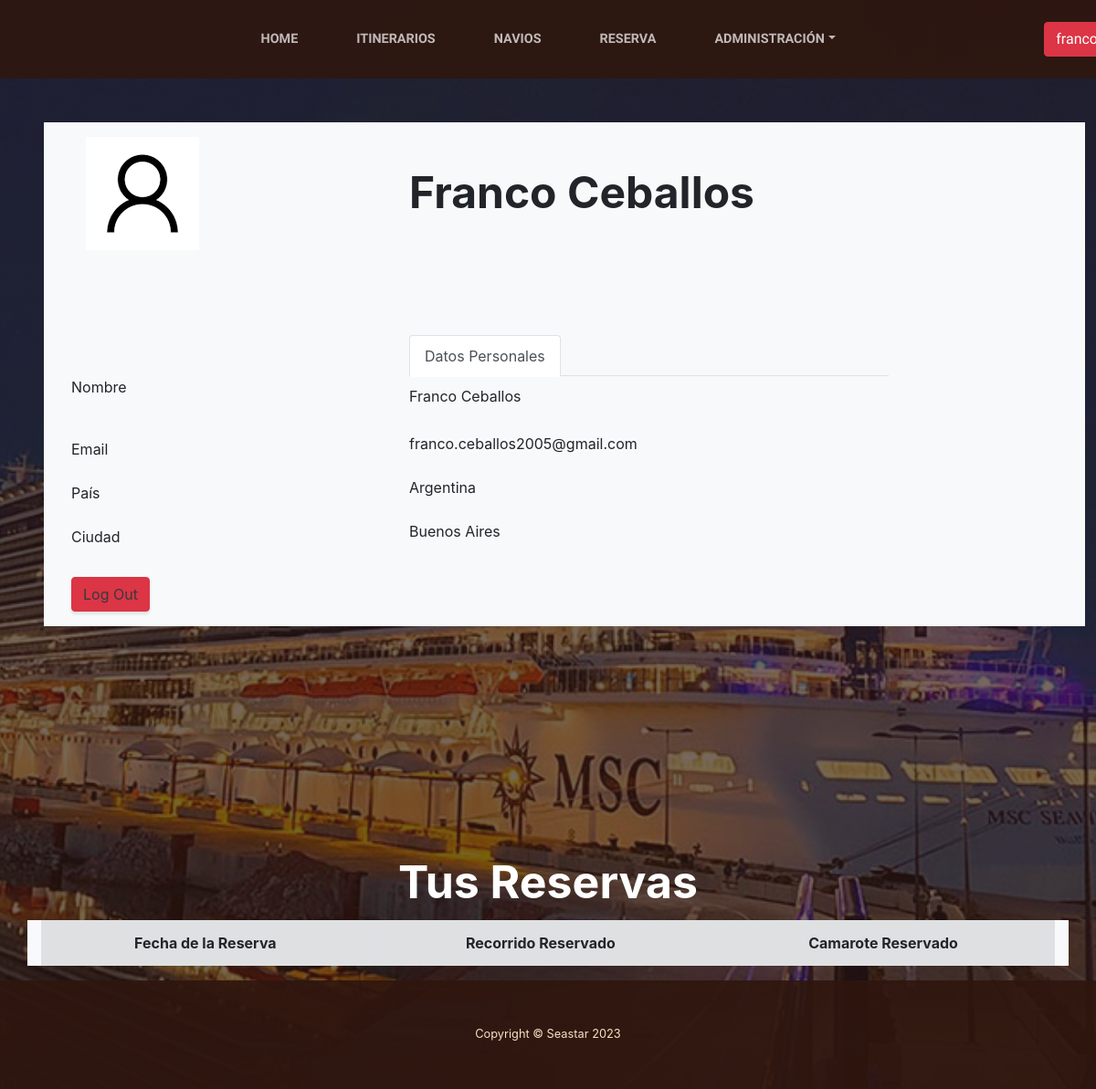
Page /profile.html (signed in) on the earlier database version.
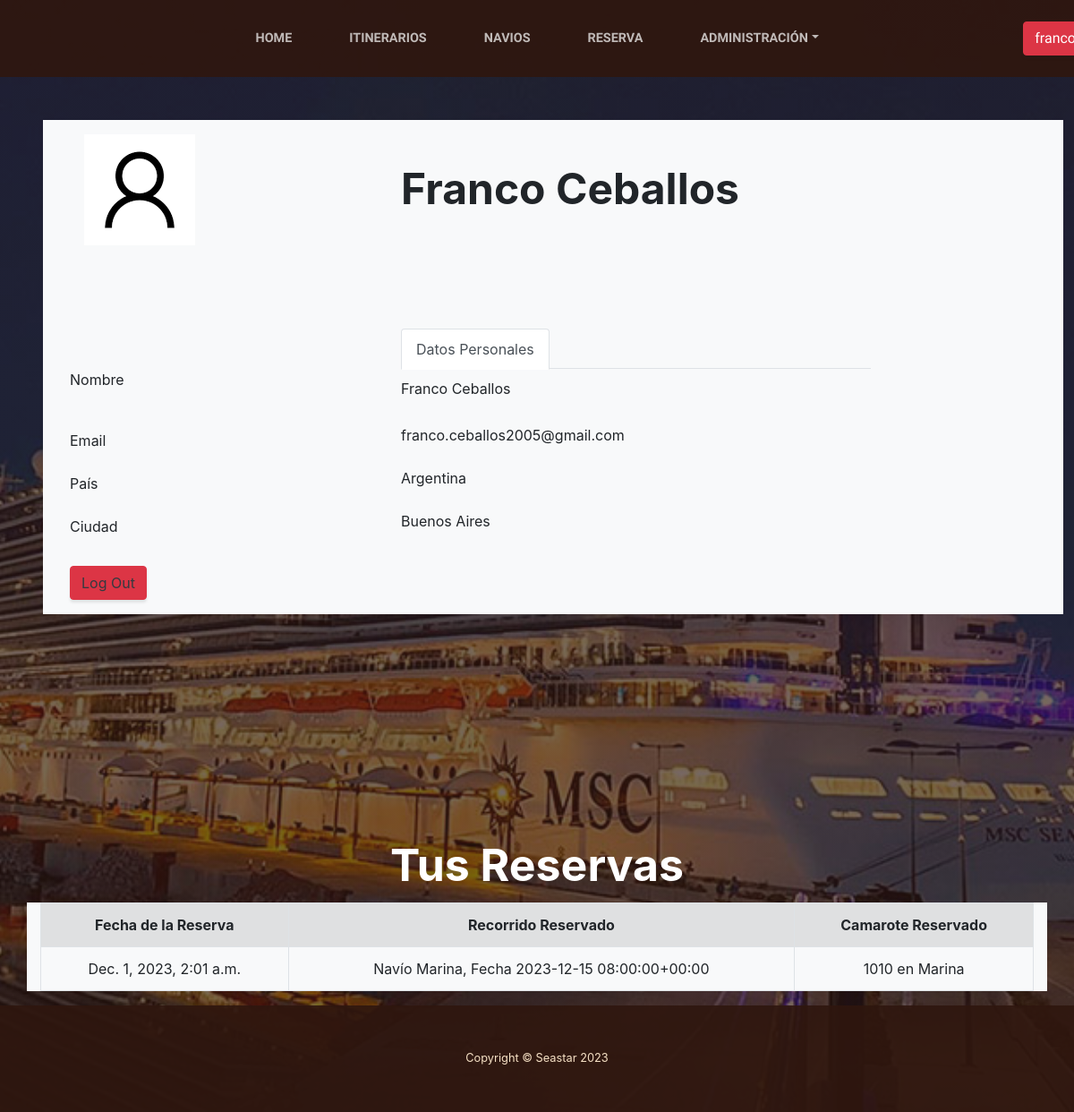
Same page on the later database version.
### seastar/models.py (models this page shows, shortened)
class ReservaCamarote(models.Model):
    fechaReserva = models.DateTimeField("Fecha de la reserva")
    recorridoReservado = models.ForeignKey(Recorrido, on_delete=models.CASCADE)
    camaroteReservado = models.ForeignKey(Camarote, on_delete=models.CASCADE)
    listaPasajeros = models.ManyToManyField(Pasajero)

class Recorrido(models.Model):
    numeroEscala = models.IntegerField("Numero Escala")
    itinerarioRealizado = models.ForeignKey(Itinerario, on_delete=models.CASCADE)
    navioDelViaje = models.ForeignKey(Navio, on_delete=models.CASCADE)
    fechaViaje = models.DateTimeField("Fecha de Inicio del viaje")
    duracionViaje = models.FloatField("Duración aproximada del viaje")
    def __str__(self) -> str:
        return f'Navío {self.navioDelViaje}, Fecha {self.fechaViaje}'

class Navio (models.Model):
    codigoNavio = models.IntegerField("Código")
    nombreNavio = models.CharField("Nombre", max_length=50)
    altura = models.FloatField("Altura")
    eslora = models.FloatField("Eslora")
    manga = models.FloatField("Manga")
    desplazamiento = models.FloatField("Desplazamiento")
    autonomiaViaje = models.FloatField("Autonomía de Viajes")
    cantidadCamarotes = models.IntegerField("Cantidad de Camarotes")
    maxCantidadPasajeros = models.IntegerField("Cantidad máxima de Pasajeros")
    cantidadMotores = models.IntegerField("Cantidad de Motores")
    cantidadTripulantes = models.IntegerField("Cantidad de Tripulantes")
    categoriaNavio = models.ForeignKey(CategoriaNavio, on_delete=models.CASCADE)
    def __str__(self) -> str:
        return self.nombreNavio

class Camarote(models.Model):
    ubicacion_camarote = models.IntegerField("Ubicación Camarote")
    numero_camarote = models.IntegerField("Número Camarote")
    tipo_camarote = models.ForeignKey(TipoCamarote, on_delete=models.CASCADE)
    estadoCamarote = models.ForeignKey(EstadoCamarote, on_delete=models.CASCADE)
    cubiertaUbicada = models.ForeignKey(Cubierta, on_delete=models.CASCADE)
    def __str__(self) -> str:
        return f'{self.numero_camarote} en {self.cubiertaUbicada.navioUbicado}'

class Cubierta(models.Model):
    numeroCubierta = models.IntegerField("Numero Cubierta")
    ubicacionCubierta = models.CharField("Ubicación Cubierta", max_length=100)
    descripcionCubierta = models.CharField("Descripción Cubierta", max_length=200)
    encargado = models.ForeignKey(Tripulante, on_delete=models.CASCADE)
    navioUbicado = models.ForeignKey(Navio, on_delete=models.CASCADE)

### seastar/views.py (the view, shortened to what this page needs)
# urls.py: path("profile.html", ProfileView.as_view(), name="profile"),
class ProfileView(View):
    def get(self, request: HttpRequest, *args, **kwargs):
        logged_user = getLoggedUser(request)
        user = User.objects.get(username=logged_user)
        pasajero = Pasajero.objects.get(username=user.username)
        reserva = ReservaCamarote.objects.all()
        return render(request, "profile.html", {"logged_user": logged_user, "user": user, "pasajero": pasajero, "reserva": reserva})

### seastar/models.py (called while the page is built)
    def __str__(self) -> str:
        return self.nombre_pais

    def __str__(self) -> str:
        return self.nombre_ciudad

### seastar/views.py (called while the page is built)
def getLoggedUser(request: HttpRequest):
    return request.session.get("user", "Iniciar Sesion")

### seastar/templates/profile.html (shortened to what the changed rows need)
{% extends 'index.html'%}
{% block content %}
                        {% load static %}
    <div class="container mt-0 bg-light bg-faded">
        <table class="table table-bordered table-striped">
            {% for t in reserva %}
                {% if pasajero in t.listaPasajeros.all %}
                <tr style="text-align: center">
                    <td>
                        <a>{{t.fechaReserva}}</a>
                    </td>
                    <td>
                        <a>{{t.recorridoReservado}}</a>
                    </td>
                    <td>
                        <a>{{t.camaroteReservado}}</a>
                    </td>
                </tr>
                {% endif %}
            {% endfor %}
        </table>
    </div>
{% endblock %}

Differences in the rows shown:
added ReservaCamarote: fechaReserva "Dec. 1, 2023, 2:01 a.m.", recorridoReservado "Navío Marina, Fecha 2023-12-15 08:00:00+00:00", camaroteReservado "1010 en Marina"
